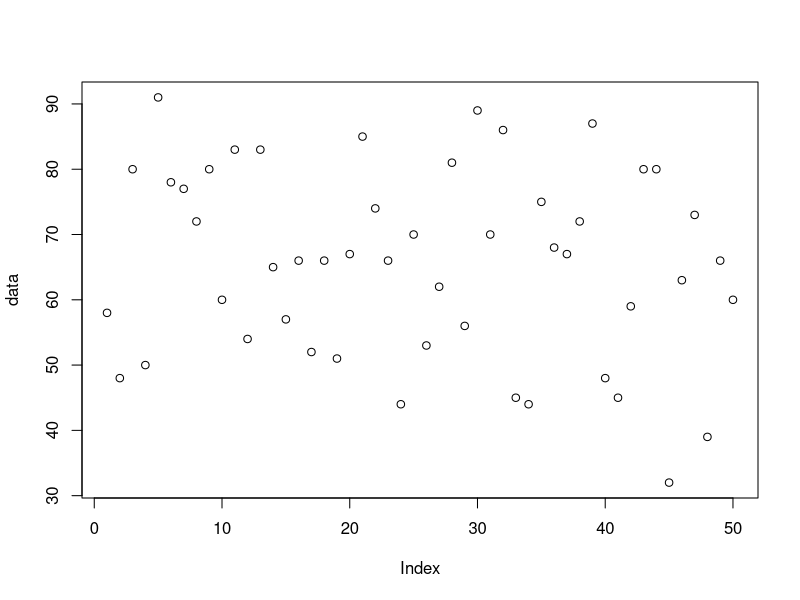
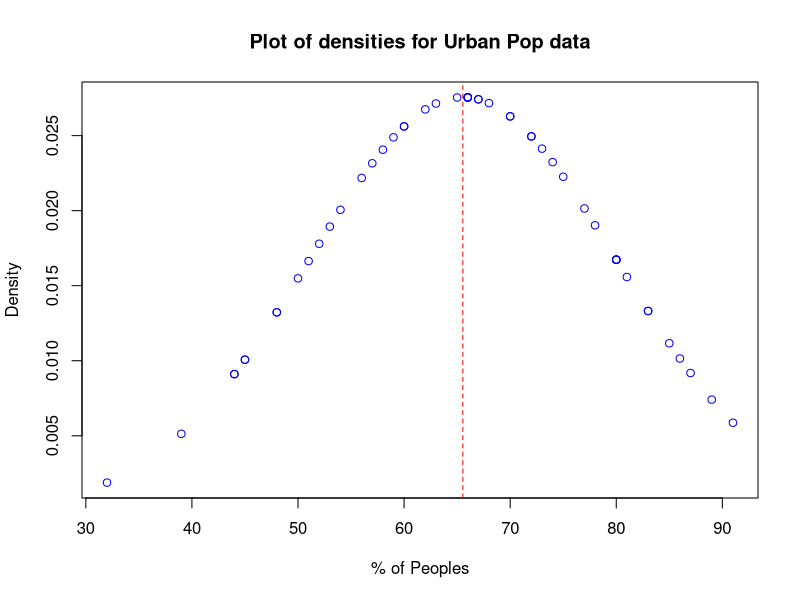
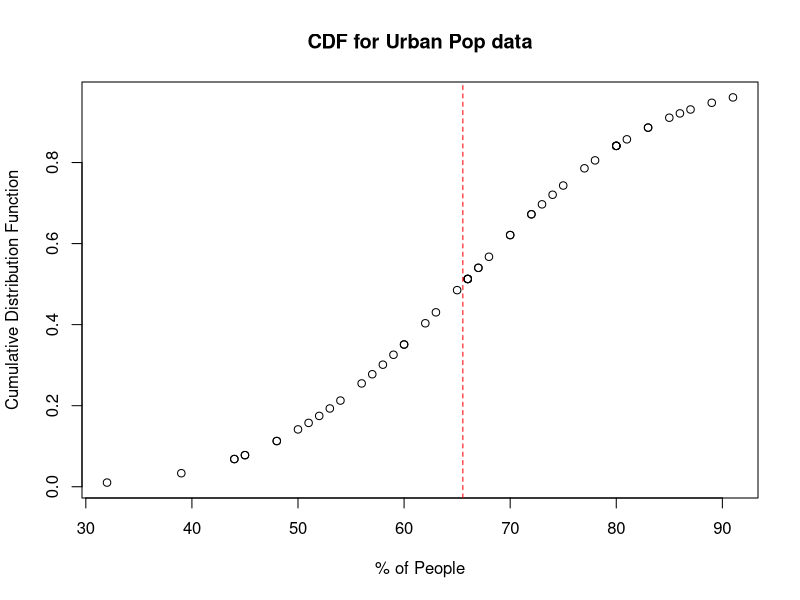

Reproduce these figures in R, in order.
data <- USArrests$UrbanPop

png(filename = "Urban_Data.png")
plot(data)
dev.off()

mu <- mean(data)
std <- sd(data)
normalized <- dnorm(data, mu, std)

png(filename = "Normalized_Data.png")
plot(data, normalized,
    col = "blue",
    xlab = "% of Peoples", ylab = "Density",
    main = "Plot of densities for Urban Pop data"
)
abline(v = mu, col = "red", lty = "dashed")
dev.off()

png(filename = "CDF.png")
plot(data, pnorm(data, mean = mu, sd = std),
    ylab = "Cumulative Distribution Function",
    xlab = "% of People",
    main = "CDF for Urban Pop data"
)
abline(v = mu, col = "red", lty = "dashed")
dev.off()

print(paste0(
    "Probability that 60% or less of ",
    "people in a state are living in urban areas: ",
    pnorm(60, mean = mu, sd = std)
), quote = FALSE)
print(paste0(
    "Probability that 50% to 80% of",
    "people in a state are living in urban areas: ",
    pnorm(80, mean = mu, sd = std) - pnorm(50, mean = mu, sd = std)
), quote = FALSE)

print(paste0(
    "The 75th percentile ends at a value of: ",
    qnorm(0.75, mean = mu, sd = std)
), quote = FALSE)
